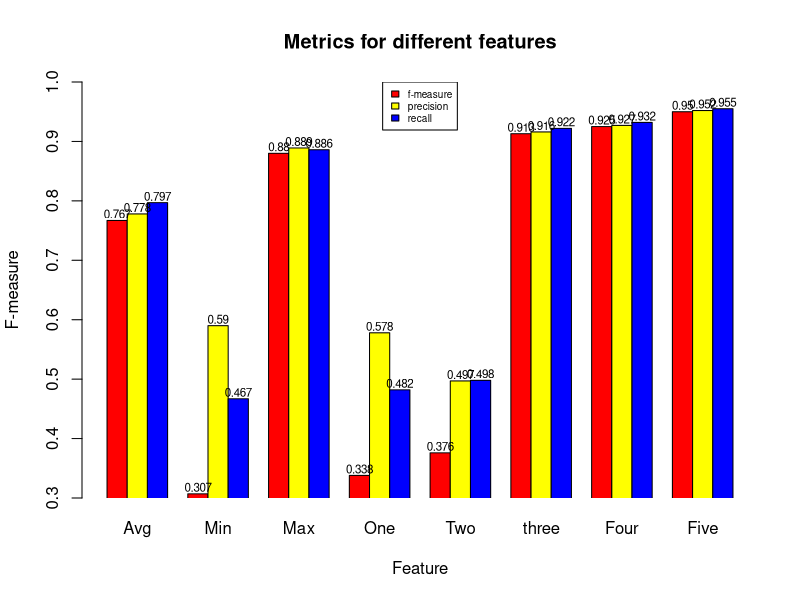
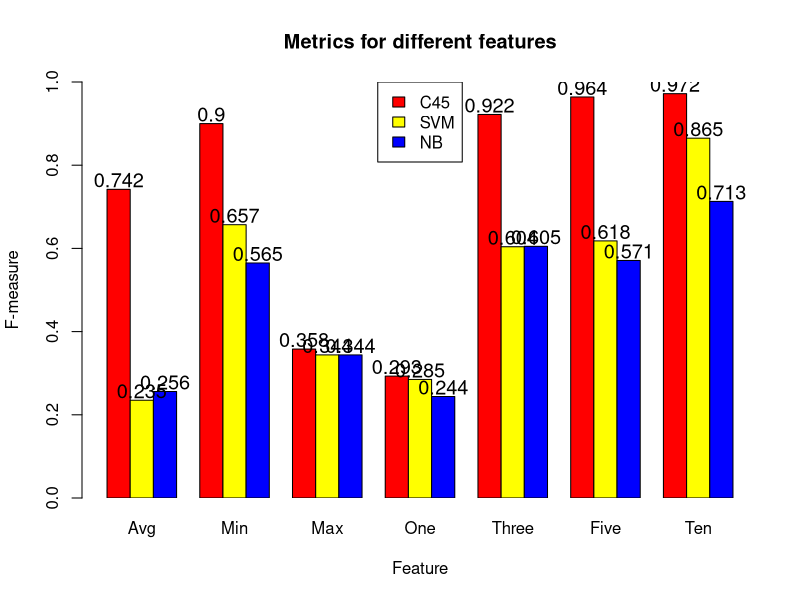

Write R code to recreate these figures, in order.
fmeasure=c(0.767,0.307,0.88,0.338,0.376,0.913,0.925,0.95)
precision=c(0.778,0.59,0.889,0.578,0.497,0.916,0.927,0.952)
recall=c(0.797,0.467,0.886,0.482,0.498,0.922,0.932,0.955)
#names(fmeasure)=c("Avg","Min","Max","One","Two","three","Four","Five")
metric=rbind(fmeasure,precision,recall)
bar=barplot(metric,main="Metrics for different features",names.arg=c("Avg","Min","Max","One","Two","three","Four","Five"),beside=T,xlab="Feature",ylab="F-measure",ylim=c(0.3,1.0),col=c('red','yellow','blue'),xpd=F)
legend("top",c("f-measure","precision","recall"),fill=c('red','yellow','blue'),cex=0.6)
text(bar,metric,labels=metric,pos=3,offset=0.1,cex=0.7)

c45=c(0.742,0.9,0.358,0.293,0.922,0.964,0.972)
svm=c(0.235,0.657,0.344,0.285,0.604,0.618,0.865)
NB=c(0.256,0.565,0.344,0.244,0.605,0.571,0.713)
metric=rbind(c45,svm,NB)
bar=barplot(metric,main="Metrics for different features",names.arg=c("Avg","Min","Max","One","Three","Five","Ten"),beside=T,xlab="Feature",ylab="F-measure",ylim=c(0.0,1.0),col=c('red','yellow','blue'),xpd=F)
legend("top",c("C45","SVM","NB"),fill=c('red','yellow','blue'),cex=1.0)
text(bar,metric,labels=metric,pos=3,offset=0.1,cex=1.2)